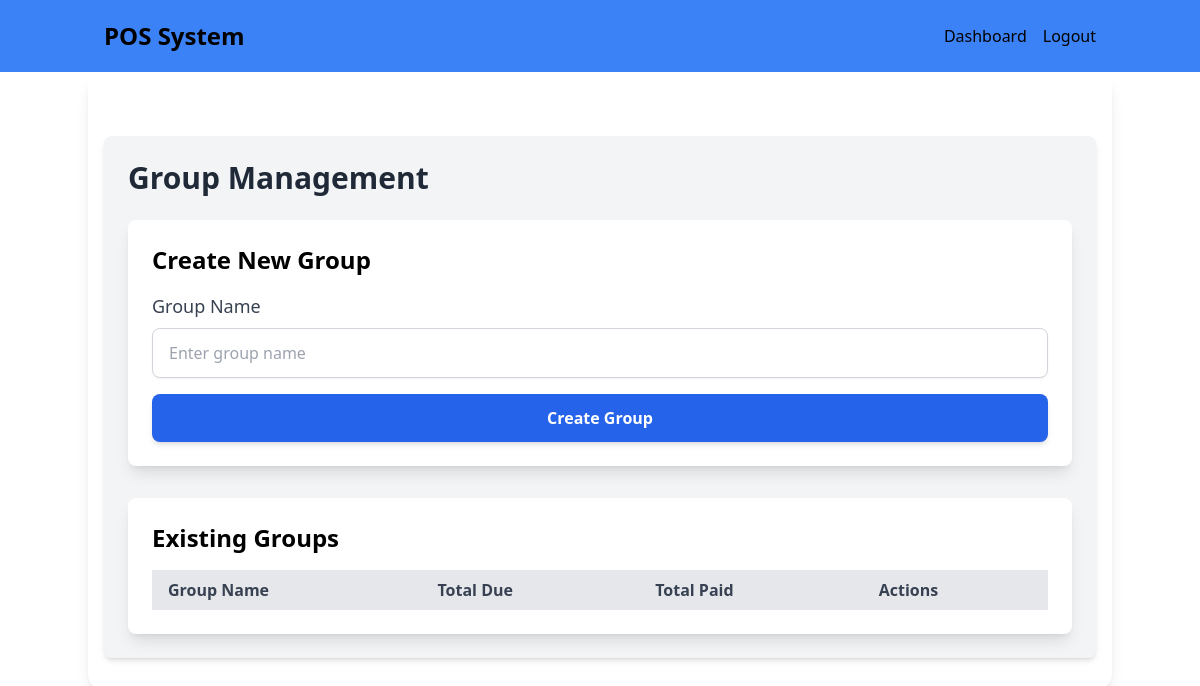
/group-management (signed in), run on an earlier commit of the app's database.
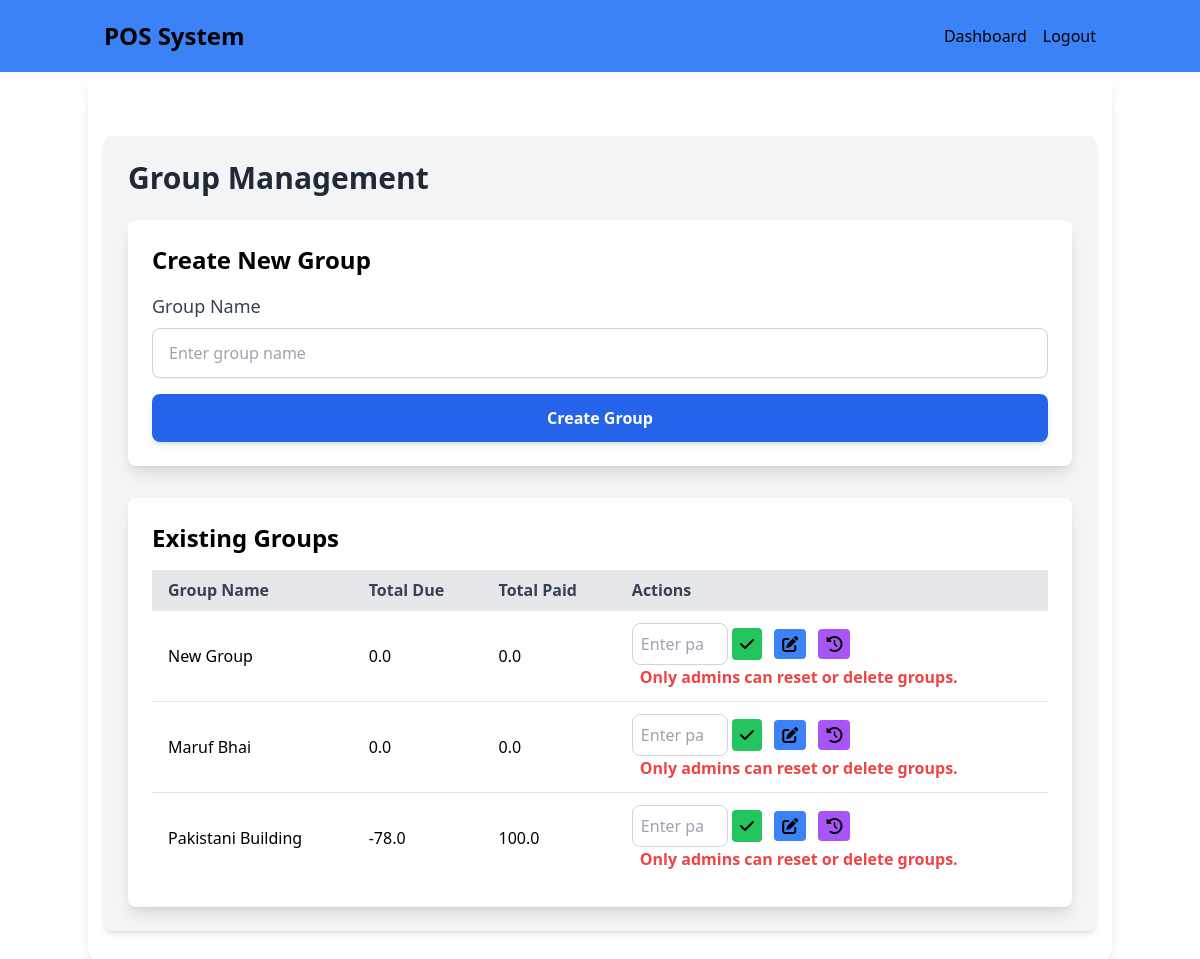
And on a later commit of the database.
### models.py (models this page shows)
class Group(db.Model):
    id = db.Column(db.Integer, primary_key=True)
    name = db.Column(db.String(100), nullable=False)
    total_due = db.Column(db.Float, default=0.0)  # Amount the group owes
    total_paid = db.Column(db.Float, default=0.0)  # Total amount paid by the group
    payments = db.relationship('GroupPayment', backref='related_group', lazy=True)
    sales = db.relationship('GroupSale', backref='related_group', lazy=True)

### routes.py (the view)
    @app.route('/group-management', methods=['GET'])
    @login_required
    def group_management():
        if current_user.role not in ['admin', 'manager']:
            return redirect(url_for('dashboard'))
        userRole = current_user.role
        groups = Group.query.all()  # Fetch all groups from the database
        return render_template('group_management.html', groups=groups , role = userRole)

### app_init.py (called while the page is built)
def create_initialized_flask_app():
    app = Flask(__name__, static_folder='static')
    app.config['SECRET_KEY'] = 'your-secret-key'
    database_path = os.path.join(os.path.abspath(os.path.dirname(__file__)), 'data', 'pos_system.db')
    app.config['SQLALCHEMY_DATABASE_URI'] = f'sqlite:///{database_path}'
    app.config['SQLALCHEMY_TRACK_MODIFICATIONS'] = False
    app.config['JWT_SECRET_KEY'] = 'another-secret-key'
    db.init_app(app)
    login_manager.init_app(app)
    jwt.init_app(app)
    from models import User
    @login_manager.user_loader
    def load_user(user_id):
        return User.query.get(int(user_id))
    with app.app_context():
        db.create_all()
    return app

### templates/group_management.html (shortened to what the changed rows need)
{% extends "base.html" %} {% block content %}
<div class="container mx-auto mt-8 p-6 bg-gray-100 rounded-lg shadow-md">
  <h2 class="text-3xl font-bold text-gray-800 mb-6">Group Management</h2>
  <div class="bg-white p-6 rounded-lg shadow-lg">
    <table class="table-auto w-full text-left border-collapse">
      <thead class="bg-gray-200">
        <tr>
          <th class="px-4 py-2 text-gray-700 font-semibold">Group Name</th>
          <th class="px-4 py-2 text-gray-700 font-semibold">Total Due</th>
          <th class="px-4 py-2 text-gray-700 font-semibold">Total Paid</th>
          <th class="px-4 py-2 text-gray-700 font-semibold">Actions</th>
        </tr>
      </thead>
      <tbody>
        {% for group in groups %}
        <tr class="border-t">
          <td class="px-4 py-3">{{ group.name }}</td>
          <td class="px-4 py-3">{{ group.total_due | round(2)}}</td>
          <td class="px-4 py-3">{{ group.total_paid }}</td>
          <td class="px-4 py-3 space-x-2">
            <form
              action="{{ url_for('settle_group_payment', group_id=group.id) }}"
              method="POST"
              style="display: inline"
            >
              <input
                id="payment_{{ group.id }}"
                type="number"
                name="payment"
                class="w-24 p-2 border border-gray-300 rounded-lg"
                placeholder="Enter payment"
              />
              <button
                type="submit"
                class="bg-green-500 text-white px-2 py-1 rounded hover:text-green-700"
                onclick="return verifyPaymentG('{{ group.id }}')"
              >
                <i class="fa-solid fa-check"></i>
              </button>
            </form>
            <a
              href="{{ url_for('edit_group', group_id=group.id) }}"
              class="bg-blue-500 text-white px-2 py-1 rounded hover:text-blue-700"
              ><i class="fa-solid fa-pen-to-square"></i
            ></a>
            <a
              href="{{ url_for('group_payment_history', group_id=group.id) }}"
              class="bg-purple-500 text-white px-2 py-1 rounded hover:text-purple-700"
              ><i class="fa-solid fa-clock-rotate-left"></i
            ></a>
            {% if role == 'admin' %}
            <form
              id="reset-form-{{ group.id }}"
              action="{{ url_for('reset_total_paid', group_id=group.id) }}"
              method="POST"
              style="display: inline"
              onsubmit="return verifyResetTotalDue('{{ group.total_due }}', '{{ group.id }}')"
            >
              <button
                type="submit"
                class="bg-red-500 text-white px-2 py-1 rounded"
              >
                <i class="fa-solid fa-power-off"></i>
              </button>
            </form>
            <form
              action="{{ url_for('delete_group', group_id=group.id) }}"
              method="POST"
              style="display: inline"
            >
              <button
                type="submit"
                class="bg-red-500 text-white px-2 py-1 rounded hover:text-red-700"
                onclick="return confirm('Are you sure you want to delete this group?')"
              >
                <i class="fa-solid fa-trash"></i>
              </button>
            </form>
            {% else %}
            <p class="text-red-500 font-bold">
              Only admins can reset or delete groups.
            </p>
            {% endif %}
          </td>
        </tr>
        {% endfor %}
      </tbody>
    </table>
  </div>
</div>
{% endblock %}

What changed in the data, as far as the page shows it:
added Group: name "New Group", total_due "0.0", total_paid "0.0"
added Group: name "Maruf Bhai", total_due "0.0", total_paid "0.0"
added Group: name "Pakistani Building", total_due "-78.0", total_paid "100.0"
